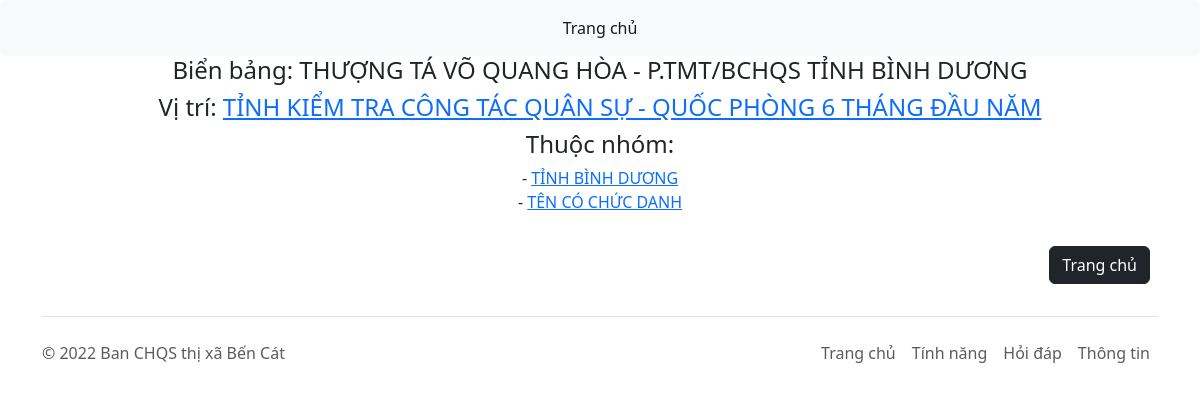
Page /nameplate/7/ on the committed database.
### man/models.py (models this page shows, shortened)
class Nameplate(models.Model):
    name = models.CharField(max_length=512)
    conference = models.ForeignKey(Conference, on_delete=models.CASCADE, null=True, blank=True)
    class Meta:
        ordering = ['-id']

class Conference(models.Model):
    name = models.CharField(max_length=512)
    date = models.DateField()
    status = models.BooleanField()
    class Meta:
        ordering = ['-id']

class Element(models.Model):
    nameplate = models.ForeignKey(Nameplate, on_delete=models.CASCADE)
    category = models.ForeignKey(Category, on_delete=models.CASCADE)
    class Meta:
        ordering = ['-id']

class Category(models.Model):
    name = models.CharField(max_length=255)
    class Meta:
        ordering = ['-id']

### man/views.py (the view)
# urls.py: path('nameplate/<int:nameplate_id>/', views.nameplate, name='nameplate'),
def nameplate(request, nameplate_id):
	nameplate = models.Nameplate.objects.get(id=nameplate_id)
	context = {
		'nameplate': nameplate,
	}
	return render(request, 'man/nameplate.html', context)

### man/templates/man/nameplate.html
{% extends "man/base.html" %}
{% block content %}
<center>
	<h4>Biển bảng: {{ nameplate.name }} </h4>
	{% if nameplate.conference %}
		<h4>Vị trí: <a href="{% url 'man:conference' nameplate.conference.id %}">{{ nameplate.conference.name }}</a> </h4>
	{% else %}
		<h4>Chưa có vị trí</h4>
	{% endif %}
	<h4>Thuộc nhóm: </h4>
	{% for element in nameplate.element_set.all %}
		- <a href="{% url 'man:category' element.category.id %}">{{ element.category.name }}</a><br>
	{% endfor %}
	<br>
	<div class="d-flex flex-row-reverse">
	  <div class="p-2"><a href="{% url 'man:home' %}"><button type="button" class="btn btn-dark">Trang chủ</button></a></div>
	</div>
</center>
{% endblock %}

### rows in the picture
Nameplate: name "THƯỢNG TÁ VÕ QUANG HÒA - P.TMT/BCHQS TỈNH BÌNH DƯƠNG", conference.name "TỈNH KIỂM TRA CÔNG TÁC QUÂN SỰ - QUỐC PHÒNG 6 THÁNG ĐẦU NĂM"
Element: category.name "TỈNH BÌNH DƯƠNG"
Element: category.name "TÊN CÓ CHỨC DANH"
